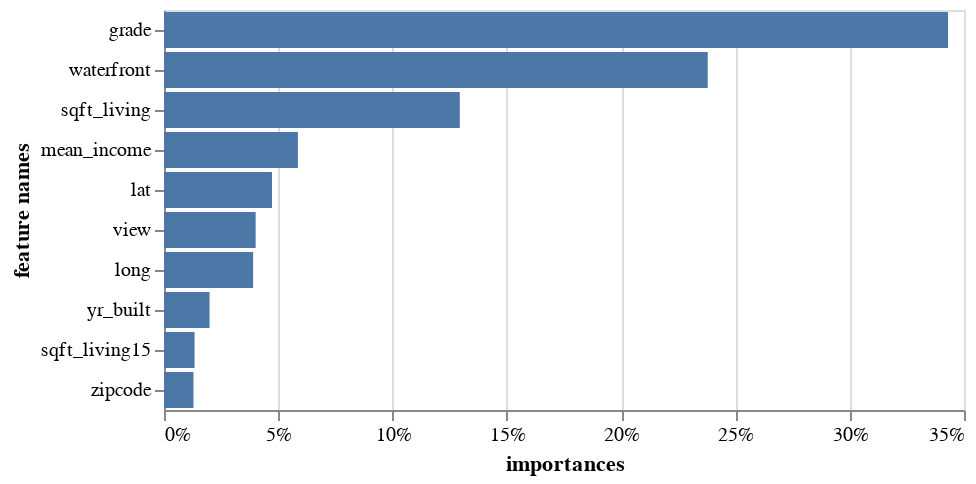

Notebook source saved alongside this figure:
### Markdown cell above
Graphing importances with altair. This features importances are from the best scored model clf2

### Code cell
import altair as alt
alt.Chart(feat_imports.head(10)).mark_bar().encode(
    alt.X("importances", axis=alt.Axis(format='%')),
    alt.Y('feature names',sort='-x')
)

### Figure 1 — Vega-Lite specification as saved in the notebook (floating-point values rounded to 4 significant figures)
{"config": {"view": {"continuousWidth": 400, "continuousHeight": 300}}, "data": {"name": "data-932738d38fe7235ccad35bad4f905a0e"}, "mark": "bar", "encoding": {"x": {"axis": {"format": "%"}, "field": "importances", "type": "quantitative"}, "y": {"field": "feature names", "sort": "-x", "type": "nominal"}}, "$schema": "https://vega.github.io/schema/vega-lite/v4.17.0.json", "datasets": {"data-932738d38fe7235ccad35bad4f905a0e": [{"feature names": "grade", "importances": 0.343}, {"feature names": "waterfront", "importances": 0.2379}, {"feature names": "sqft_living", "importances": 0.1294}, {"feature names": "mean_income", "importances": 0.05858}, {"feature names": "lat", "importances": 0.04724}, {"feature names": "view", "importances": 0.0401}, {"feature names": "long", "importances": 0.03899}, {"feature names": "yr_built", "importances": 0.01993}, {"feature names": "sqft_living15", "importances": 0.01338}, {"feature names": "zipcode", "importances": 0.01289}]}}
